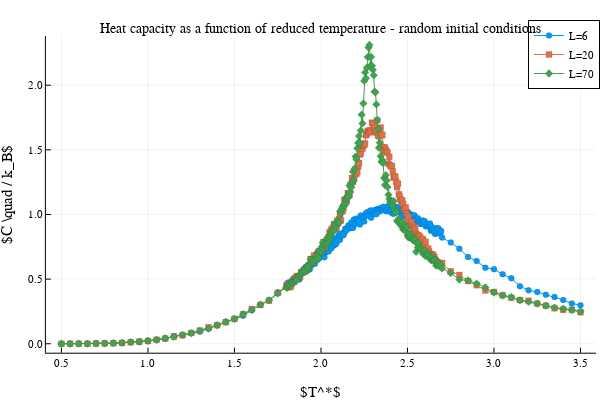

The notebook cell this image was saved under:
### Code cell
plot()
for L in Ls
    plot!(result[L]['C'], markershape=:auto, label="L=$L", markersize=3, markerstrokealpha=0.1)
end
#vline!([2.269], label=L"T^*_c=2.269")
#display()
#ylims!(0.5e-24,3e-23)
xlabel!(L"T^*")
ylabel!(L"C \quad / k_B")
title!("Heat capacity as a function of reduced temperature - random initial conditions", titlefontsize=10)
#savefig("heat_capacity.tex")

### Figure 1 — Plotly figure (JSON) as saved in the notebook; plotly's stock layout.template omitted (floating-point values rounded to 4 significant figures; data arrays with more than 128 entries replaced by an {"elided": "..."} marker saying what was removed)
{"data": [{"xaxis": "x", "colorbar": {"title": ""}, "yaxis": "y", "x": {"elided": "223 float values"}, "showlegend": true, "mode": "lines+markers", "name": "L=6", "zmin": null, "legendgroup": "L=6", "marker": {"symbol": "circle", "color": "rgba(0, 154, 250, 1.000)", "line": {"color": "rgba(0, 0, 0, 0.100)", "width": 1}, "size": 6}, "zmax": null, "line": {"color": "rgba(0, 154, 250, 1.000)", "shape": "linear", "dash": "solid", "width": 1}, "y": {"elided": "223 float values"}, "type": "scatter"}, {"xaxis": "x", "colorbar": {"title": ""}, "yaxis": "y", "x": {"elided": "223 float values"}, "showlegend": true, "mode": "lines+markers", "name": "L=20", "zmin": null, "legendgroup": "L=20", "marker": {"symbol": "square", "color": "rgba(227, 111, 71, 1.000)", "line": {"color": "rgba(0, 0, 0, 0.100)", "width": 1}, "size": 6}, "zmax": null, "line": {"color": "rgba(227, 111, 71, 1.000)", "shape": "linear", "dash": "solid", "width": 1}, "y": {"elided": "223 float values"}, "type": "scatter"}, {"xaxis": "x", "colorbar": {"title": ""}, "yaxis": "y", "x": {"elided": "223 float values"}, "showlegend": true, "mode": "lines+markers", "name": "L=70", "zmin": null, "legendgroup": "L=70", "marker": {"symbol": "diamond", "color": "rgba(62, 164, 78, 1.000)", "line": {"color": "rgba(0, 0, 0, 0.100)", "width": 1}, "size": 6}, "zmax": null, "line": {"color": "rgba(62, 164, 78, 1.000)", "shape": "linear", "dash": "solid", "width": 1}, "y": {"elided": "223 float values"}, "type": "scatter"}], "layout": {"showlegend": true, "xaxis": {"showticklabels": true, "gridwidth": 0.5, "tickvals": [0.5, 1, 1.5, 2, 2.5, 3, 3.5], "visible": true, "ticks": "inside", "range": [0.41, 3.59], "domain": [0.07647, 0.9934], "tickmode": "array", "linecolor": "rgba(0, 0, 0, 1.000)", "showgrid": true, "title": "$T^*$", "mirror": false, "tickangle": 0, "showline": true, "gridcolor": "rgba(0, 0, 0, 0.100)", "titlefont": {"color": "rgba(0, 0, 0, 1.000)", "family": "sans-serif", "size": 15}, "tickcolor": "rgb(0, 0, 0)", "ticktext": ["0.5", "1.0", "1.5", "2.0", "2.5", "3.0", "3.5"], "zeroline": false, "type": "-", "tickfont": {"color": "rgba(0, 0, 0, 1.000)", "family": "sans-serif", "size": 11}, "zerolinecolor": "rgba(0, 0, 0, 1.000)", "anchor": "y"}, "paper_bgcolor": "rgba(255, 255, 255, 1.000)", "annotations": [{"yanchor": "top", "xanchor": "center", "rotation": 0, "y": 1, "font": {"color": "rgba(0, 0, 0, 1.000)", "family": "sans-serif", "size": 14}, "yref": "paper", "showarrow": false, "text": "Heat capacity as a function of reduced temperature - random initial conditions", "xref": "paper", "x": 0.535}], "height": 400, "margin": {"l": 0, "b": 20, "r": 0, "t": 20}, "plot_bgcolor": "rgba(255, 255, 255, 1.000)", "yaxis": {"showticklabels": true, "gridwidth": 0.5, "tickvals": [0, 0.5, 1, 1.5, 2], "visible": true, "ticks": "inside", "range": [-0.06933, 2.38], "domain": [0.07581, 0.9554], "tickmode": "array", "linecolor": "rgba(0, 0, 0, 1.000)", "showgrid": true, "title": "$C \\quad / k_B$", "mirror": false, "tickangle": 0, "showline": true, "gridcolor": "rgba(0, 0, 0, 0.100)", "titlefont": {"color": "rgba(0, 0, 0, 1.000)", "family": "sans-serif", "size": 15}, "tickcolor": "rgb(0, 0, 0)", "ticktext": ["0.0", "0.5", "1.0", "1.5", "2.0"], "zeroline": false, "type": "-", "tickfont": {"color": "rgba(0, 0, 0, 1.000)", "family": "sans-serif", "size": 11}, "zerolinecolor": "rgba(0, 0, 0, 1.000)", "anchor": "x"}, "legend": {"borderwidth": 1, "tracegroupgap": 0, "font": {"color": "rgba(0, 0, 0, 1.000)", "family": "sans-serif", "size": 11}, "title": {"font": {"color": "rgba(0, 0, 0, 1.000)", "family": "sans-serif", "size": 15}, "text": ""}, "traceorder": "normal", "x": 1, "yanchor": "auto", "xanchor": "auto", "bordercolor": "rgba(0, 0, 0, 1.000)", "bgcolor": "rgba(255, 255, 255, 1.000)", "y": 1}, "width": 600}}
